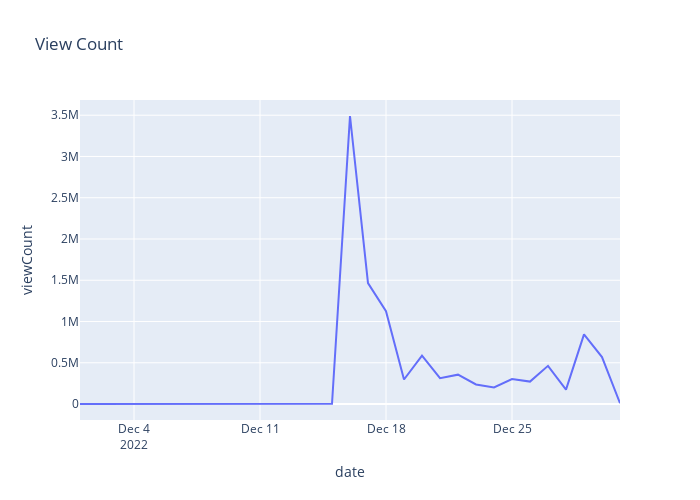

The cell this chart's notebook holds for it:
### Code cell
#plot viewCount
df_viewCount = df[['date', 'viewCount']]
df_viewCount = df_viewCount.groupby(['date']).sum().reset_index()
df_viewCount
fig = px.line(df_viewCount, x="date", y="viewCount", title='View Count', width=700, height=500)
fig

### Figure 1 — Plotly figure (JSON) as saved in the notebook; plotly's stock layout.template omitted (floating-point values rounded to 4 significant figures)
{"data": [{"hovertemplate": "date=%{x}<br>viewCount=%{y}<extra></extra>", "legendgroup": "", "line": {"color": "#636efa", "dash": "solid"}, "marker": {"symbol": "circle"}, "mode": "lines", "name": "", "orientation": "v", "showlegend": false, "type": "scatter", "x": ["2022-12-01T00:00:00", "2022-12-02T00:00:00", "2022-12-03T00:00:00", "2022-12-04T00:00:00", "2022-12-05T00:00:00", "2022-12-06T00:00:00", "2022-12-07T00:00:00", "2022-12-08T00:00:00", "2022-12-09T00:00:00", "2022-12-10T00:00:00", "2022-12-11T00:00:00", "2022-12-12T00:00:00", "2022-12-13T00:00:00", "2022-12-14T00:00:00", "2022-12-15T00:00:00", "2022-12-16T00:00:00", "2022-12-17T00:00:00", "2022-12-18T00:00:00", "2022-12-19T00:00:00", "2022-12-20T00:00:00", "2022-12-21T00:00:00", "2022-12-22T00:00:00", "2022-12-23T00:00:00", "2022-12-24T00:00:00", "2022-12-25T00:00:00", "2022-12-26T00:00:00", "2022-12-27T00:00:00", "2022-12-28T00:00:00", "2022-12-29T00:00:00", "2022-12-30T00:00:00", "2022-12-31T00:00:00"], "xaxis": "x", "y": [0, 0, 0, 0, 0, 0, 0, 0, 0, 0, 0, 0, 0, 0, 2630, 3490600, 1465060, 1125060, 296780, 586190, 313620, 355450, 236480, 199800, 302470, 271340, 462100, 174840, 843780, 568790, 10330], "yaxis": "y"}], "layout": {"height": 500, "legend": {"tracegroupgap": 0}, "title": {"text": "View Count"}, "width": 700, "xaxis": {"anchor": "y", "domain": [0, 1], "title": {"text": "date"}}, "yaxis": {"anchor": "x", "domain": [0, 1], "title": {"text": "viewCount"}}}}
